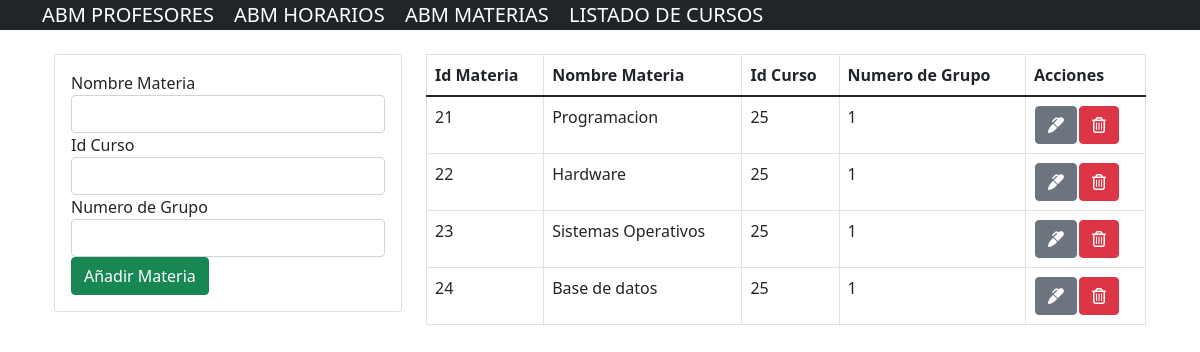
/abmfuncionesgeneralesM/indexM.php, run on the app's committed database.
### tables this page shows
CREATE TABLE `materias` (
  `idmateria` int(111) NOT NULL,
  `nombremateria` varchar(111) NOT NULL,
  `idcurso` int(111) NOT NULL,
  `nrogrupo` int(111) NOT NULL
);

### abmfuncionesgeneralesM/indexM.php (the view, shortened to what this page needs)
<?php include("../abmfuncionesgenerales/conexion.php")?>
<?php include("../includes/header.php")?>
<?php include("../includes/footer.php")?>
<div class="container p-4">
	<div class="row">
		<div class="col-md-4">
			<div class="card card-body">
				<form action="GuardarM.php" method="POST">
					<div class="form-group">
						Nombre Materia<br>
						<input type="text" name="nombremateria" class="form-control"required="" pattern="[a-zA-Z]+">
					</div>
					<div class="form-group">
						Id Curso<br>
						<input type="text" name="idcurso" class="form-control" required="" pattern="[0-9]+">
					</div>
					<div class="form-group">
						Numero de Grupo<br>
						<input type="text" name="nrogrupo" class="form-control" required="" pattern="[0-9]+">
					</div>
					<input type="submit" class="btn btn-success" name="GuardarM" value="Añadir Materia">
				</form>
			</div>
		</div>
		<div class="col-md-8">
			<table class="table table-bordered">
				<thead>
					<tr>
						<th>Id Materia</th>
						<th>Nombre Materia</th>
						<th>Id Curso</th>
						<th>Numero de Grupo</th>
						<th>Acciones</th>
					</tr>
				</thead>
				<tbody>
					<?php
					$query = "SELECT * FROM materias";
					$result_materias = mysqli_query($conexion, $query);
					while($row = mysqli_fetch_array($result_materias)){ ?>
						<tr>
							<td><?php echo $row['idmateria'] ?></td>
							<td><?php echo $row['nombremateria'] ?></td>
							<td><?php echo $row['idcurso'] ?></td>
							<td><?php echo $row['nrogrupo'] ?></td>
									<td>
										<table>
											<td>
								<a class="btn btn-secondary" href="modificarM.php?idmateria=<?php echo $row['idmateria']?>" >
									<i class="fas fa-marker"></i>
								</a>
							</td>
							<td>
								<a class="btn btn-danger"href="bajaM.php?idmateria=<?php echo $row['idmateria']?>">
									<i class="far fa-trash-alt"></i>
								</a>
							</td>
							</table>
								</td>
				<?php
					}
					?>
							</table>
		</div>
	</div>
</div>

### data on the page
materias: idmateria "21", nombremateria "Programacion", idcurso "25", nrogrupo "1"
materias: idmateria "22", nombremateria "Hardware", idcurso "25", nrogrupo "1"
materias: idmateria "23", nombremateria "Sistemas Operativos", idcurso "25", nrogrupo "1"
materias: idmateria "24", nombremateria "Base de datos", idcurso "25", nrogrupo "1"
